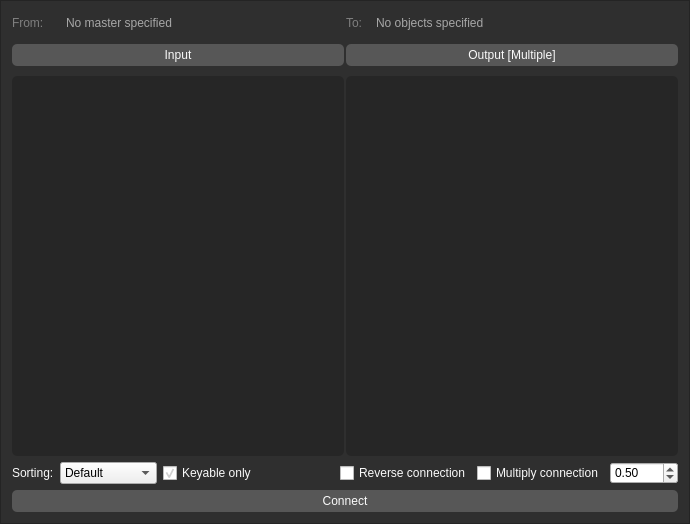
<?xml version="1.0" encoding="UTF-8"?>
<ui version="4.0">
 <class>form</class>
 <widget class="QFrame" name="form">
  <property name="geometry">
   <rect>
    <x>0</x>
    <y>0</y>
    <width>690</width>
    <height>524</height>
   </rect>
  </property>
  <property name="windowTitle">
   <string>Frame</string>
  </property>
  <property name="styleSheet">
   <string notr="true">QFrame
{
background-color: rgb(47, 47, 47);
}

QLabel, QCheckBox
{
color: rgb(250, 250, 250);
}


QPushButton
{

background-color: rgb(250, 250, 250, 50);
color: rgb(250, 250, 250);
border-radius: 5;
padding: 4px;
}


QPushButton::hover
{
background-color: rgb(250, 250, 250, 70);
}


QPushButton::disabled
{
background-color: rgb(250, 250, 250, 20);
color: rgb(250, 250, 250, 100);
}

QPushButton:pressed
{

background-color: rgb(250, 250, 250, 30);
}



QListWidget
{
background-color: rgb(0, 0, 0, 50);
color: rgb(220, 220, 220);
padding: 5px;
border-radius: 5;

}

QListWidget::item:selected
{
background-color: rgb(250, 250, 250, 50);
}





QScrollBar:vertical 
{
background-color: rgb(250, 250, 250, 50);
width: 10px;
border: 0px solid black;
border-radius: 7px;
}


QScrollBar::handle:vertical {

background-color: #355868;
border-radius: 7px;

}</string>
  </property>
  <property name="frameShape">
   <enum>QFrame::StyledPanel</enum>
  </property>
  <property name="frameShadow">
   <enum>QFrame::Raised</enum>
  </property>
  <layout class="QGridLayout" name="gridLayout">
   <item row="0" column="0">
    <layout class="QHBoxLayout" name="horizontalLayout_2">
     <property name="spacing">
      <number>2</number>
     </property>
     <item>
      <layout class="QVBoxLayout" name="verticalLayout">
       <property name="spacing">
        <number>10</number>
       </property>
       <item>
        <layout class="QHBoxLayout" name="horizontalLayout_3">
         <item>
          <widget class="QLabel" name="masterLabel_3">
           <property name="minimumSize">
            <size>
             <width>0</width>
             <height>20</height>
            </size>
           </property>
           <property name="maximumSize">
            <size>
             <width>40</width>
             <height>16777215</height>
            </size>
           </property>
           <property name="styleSheet">
            <string notr="true">color: rgb(250, 250, 250, 100);</string>
           </property>
           <property name="text">
            <string>From:</string>
           </property>
          </widget>
         </item>
         <item>
          <widget class="QPushButton" name="masterObjectText">
           <property name="styleSheet">
            <string notr="true">QPushButton
{
text-align: left;
border-radius: 10px;
background-color: rgb(250,250,250, 0);
color: rgb(250,250,250,150);
}

QPushButton::hover
{
background-color: rgb(250,250,250, 20);
}

QPushButton::pressed
{
background-color: rgb(250,250,250, 40);
}</string>
           </property>
           <property name="text">
            <string>No master specified</string>
           </property>
           <property name="flat">
            <bool>true</bool>
           </property>
          </widget>
         </item>
        </layout>
       </item>
       <item>
        <widget class="QPushButton" name="masterButton">
         <property name="autoFillBackground">
          <bool>false</bool>
         </property>
         <property name="styleSheet">
          <string notr="true"/>
         </property>
         <property name="text">
          <string>Input</string>
         </property>
        </widget>
       </item>
       <item>
        <widget class="QListWidget" name="masterList">
         <property name="font">
          <font>
           <pointsize>10</pointsize>
          </font>
         </property>
         <property name="styleSheet">
          <string notr="true"/>
         </property>
         <property name="frameShape">
          <enum>QFrame::NoFrame</enum>
         </property>
         <property name="frameShadow">
          <enum>QFrame::Plain</enum>
         </property>
         <property name="horizontalScrollBarPolicy">
          <enum>Qt::ScrollBarAlwaysOff</enum>
         </property>
         <property name="selectionMode">
          <enum>QAbstractItemView::ExtendedSelection</enum>
         </property>
        </widget>
       </item>
      </layout>
     </item>
     <item>
      <layout class="QVBoxLayout" name="verticalLayout_2">
       <property name="spacing">
        <number>10</number>
       </property>
       <item>
        <layout class="QHBoxLayout" name="horizontalLayout_5">
         <item>
          <widget class="QLabel" name="masterLabel_6">
           <property name="maximumSize">
            <size>
             <width>20</width>
             <height>16777215</height>
            </size>
           </property>
           <property name="styleSheet">
            <string notr="true">color: rgb(250, 250, 250, 100);</string>
           </property>
           <property name="text">
            <string>To:</string>
           </property>
          </widget>
         </item>
         <item>
          <widget class="QPushButton" name="targetObjectsText">
           <property name="styleSheet">
            <string notr="true">QPushButton
{
text-align: left;
border-radius: 10px;
background-color: rgb(250,250,250, 0);
color: rgb(250,250,250,150);
}

QPushButton::hover
{
background-color: rgb(250,250,250, 20);
}

QPushButton::pressed
{
background-color: rgb(250,250,250, 40);
}</string>
           </property>
           <property name="text">
            <string>No objects specified</string>
           </property>
           <property name="flat">
            <bool>true</bool>
           </property>
          </widget>
         </item>
         <item>
          <spacer name="horizontalSpacer_2">
           <property name="orientation">
            <enum>Qt::Horizontal</enum>
           </property>
           <property name="sizeHint" stdset="0">
            <size>
             <width>40</width>
             <height>20</height>
            </size>
           </property>
          </spacer>
         </item>
        </layout>
       </item>
       <item>
        <widget class="QPushButton" name="objectButton">
         <property name="styleSheet">
          <string notr="true"/>
         </property>
         <property name="text">
          <string>Output [Multiple]</string>
         </property>
        </widget>
       </item>
       <item>
        <widget class="QListWidget" name="objectsList">
         <property name="font">
          <font>
           <pointsize>10</pointsize>
          </font>
         </property>
         <property name="styleSheet">
          <string notr="true"/>
         </property>
         <property name="horizontalScrollBarPolicy">
          <enum>Qt::ScrollBarAlwaysOff</enum>
         </property>
         <property name="selectionMode">
          <enum>QAbstractItemView::ExtendedSelection</enum>
         </property>
        </widget>
       </item>
      </layout>
     </item>
    </layout>
   </item>
   <item row="1" column="0">
    <layout class="QHBoxLayout" name="horizontalLayout">
     <item>
      <layout class="QHBoxLayout" name="horizontalLayout_4">
       <item>
        <widget class="QLabel" name="masterLabel_4">
         <property name="styleSheet">
          <string notr="true"/>
         </property>
         <property name="text">
          <string>Sorting:</string>
         </property>
        </widget>
       </item>
       <item>
        <widget class="QComboBox" name="sorting">
         <property name="styleSheet">
          <string notr="true"/>
         </property>
         <item>
          <property name="text">
           <string>Default</string>
          </property>
         </item>
         <item>
          <property name="text">
           <string>Alphabetical</string>
          </property>
         </item>
        </widget>
       </item>
      </layout>
     </item>
     <item>
      <widget class="QCheckBox" name="keyableOnly">
       <property name="styleSheet">
        <string notr="true"/>
       </property>
       <property name="text">
        <string>Keyable only</string>
       </property>
       <property name="checked">
        <bool>true</bool>
       </property>
      </widget>
     </item>
     <item>
      <spacer name="horizontalSpacer">
       <property name="orientation">
        <enum>Qt::Horizontal</enum>
       </property>
       <property name="sizeHint" stdset="0">
        <size>
         <width>40</width>
         <height>20</height>
        </size>
       </property>
      </spacer>
     </item>
     <item>
      <widget class="QCheckBox" name="reverseValues">
       <property name="styleSheet">
        <string notr="true"/>
       </property>
       <property name="text">
        <string>Reverse connection</string>
       </property>
      </widget>
     </item>
     <item>
      <widget class="QCheckBox" name="multiplyValues">
       <property name="styleSheet">
        <string notr="true"/>
       </property>
       <property name="text">
        <string>Multiply connection</string>
       </property>
      </widget>
     </item>
     <item>
      <widget class="QDoubleSpinBox" name="multiplyValuesNumber">
       <property name="minimum">
        <double>-999.990000000000009</double>
       </property>
       <property name="maximum">
        <double>999.990000000000009</double>
       </property>
       <property name="value">
        <double>0.500000000000000</double>
       </property>
      </widget>
     </item>
    </layout>
   </item>
   <item row="2" column="0">
    <widget class="QPushButton" name="connectbutton">
     <property name="enabled">
      <bool>true</bool>
     </property>
     <property name="styleSheet">
      <string notr="true"/>
     </property>
     <property name="text">
      <string>Connect</string>
     </property>
    </widget>
   </item>
  </layout>
 </widget>
 <resources/>
 <connections/>
</ui>
